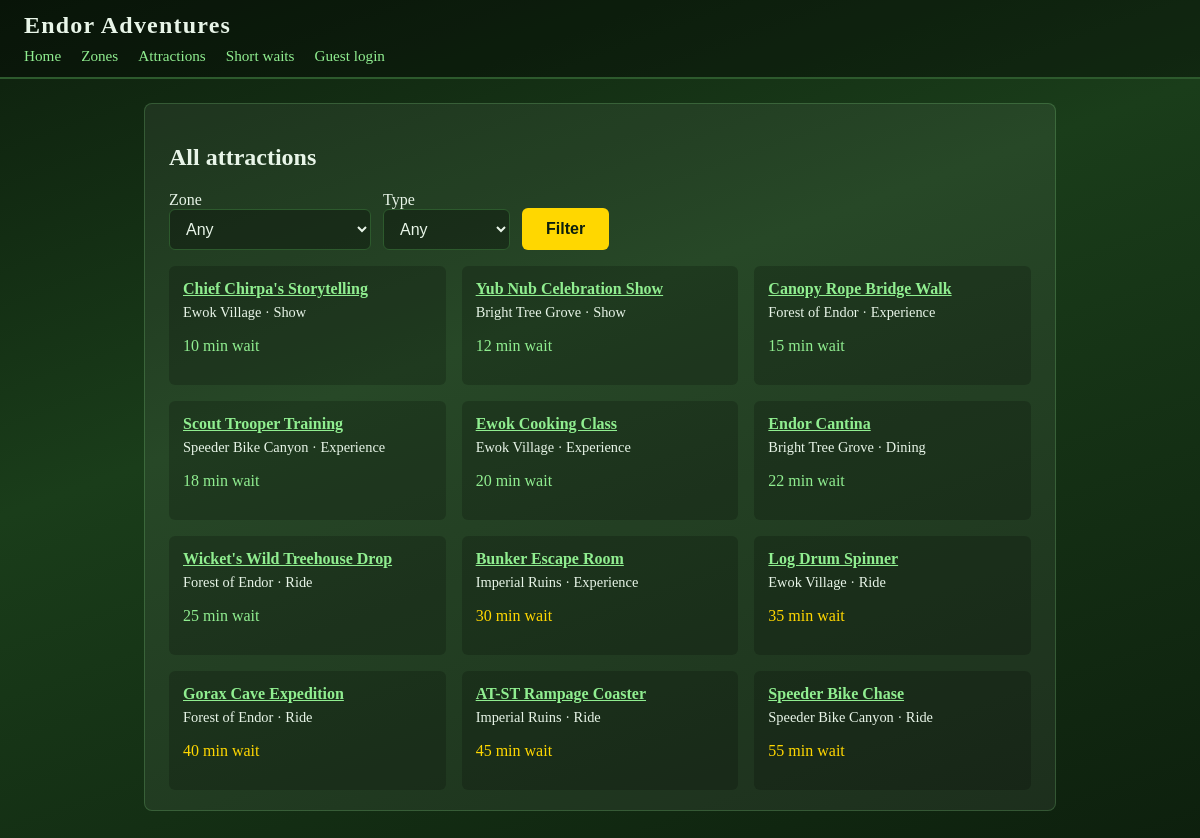
The page /attractions/ on the database its author committed.
### fastpass/models.py (models this page shows, shortened)
class Attraction(models.Model):
    RIDE = 'ride'
    SHOW = 'show'
    EXPERIENCE = 'experience'
    DINING = 'dining'
    TYPE_CHOICES = [
        (RIDE, 'Ride'),
        (SHOW, 'Show'),
        (EXPERIENCE, 'Experience'),
        (DINING, 'Dining'),
    ]
    THRILL_CHOICES = [
        (1, 'Mild - All Ages'),
        (2, 'Moderate - Some Thrills'),
        (3, 'Thrilling - Not for the Faint of Heart'),
        (4, 'Extreme - Hold onto Your Ewok!'),
    ]
    name = models.CharField(max_length=200)
    description = models.TextField()
    attraction_type = models.CharField(
        max_length=20,
        choices=TYPE_CHOICES,
        default=RIDE
    )
    zone = models.ForeignKey(
        ThemeZone,
        on_delete=models.CASCADE,
        related_name='attractions'
    )
    thrill_level = models.IntegerField(choices=THRILL_CHOICES, default=1)
    min_height_cm = models.IntegerField(default=0)
    duration_minutes = models.IntegerField(default=5)
    current_wait_minutes = models.IntegerField(default=0)
    is_operational = models.BooleanField(default=True)
    fastpass_enabled = models.BooleanField(default=True)
    created_at = models.DateTimeField(auto_now_add=True)
    class Meta:
        ordering = ['zone', 'name']

class ThemeZone(models.Model):
    name = models.CharField(max_length=100)
    description = models.TextField()
    is_open = models.BooleanField(default=True)
    created_at = models.DateTimeField(auto_now_add=True)
    class Meta:
        ordering = ['name']

### fastpass/views.py (the view)
# urls.py: path('attractions/', views.attraction_list, name='attraction_list'),
def attraction_list(request):
    attractions = Attraction.objects.filter(is_operational=True)
    zone_id = request.GET.get('zone')
    attraction_type = request.GET.get('type')
    if zone_id:
        attractions = attractions.filter(zone_id=zone_id)
    if attraction_type:
        attractions = attractions.filter(attraction_type=attraction_type)
    attractions = attractions.order_by('current_wait_minutes')
    context = {
        'attractions': attractions,
        'zones': ThemeZone.objects.filter(is_open=True),
    }
    return render(request, 'fastpass/attraction_list.html', context)

### fastpass/templates/fastpass/attraction_list.html (shortened to what this page needs)
{% extends 'fastpass/base.html' %}
{% block content %}
<div class="card">
    <h2>All attractions</h2>
    <form method="get" style="margin: 16px 0; display: flex; flex-wrap: wrap; gap: 12px; align-items: end;">
        <div>
            <label for="zone">Zone</label><br>
            <select name="zone" id="zone" class="form-input" style="max-width: 220px;">
                <option value="">Any</option>
            </select>
        </div>
        <div>
            <label for="type">Type</label><br>
            <select name="type" id="type" class="form-input" style="max-width: 160px;">
                <option value="">Any</option>
            </select>
        </div>
        <button type="submit">Filter</button>
    </form>
    <div class="grid">
        {% for a in attractions %}
        <div style="padding: 14px; background: rgba(0,0,0,0.2); border-radius: 6px;">
            <strong><a href="{% url 'fastpass:attraction_detail' a.pk %}">{{ a.name }}</a></strong>
            <p style="margin: 6px 0 0 0; font-size: 0.9rem;">{{ a.zone.name }} · {{ a.get_attraction_type_display }}</p>
            <p><span class="{% if a.current_wait_minutes < 30 %}wait-short{% elif a.current_wait_minutes < 60 %}wait-medium{% else %}wait-long{% endif %}">{{ a.current_wait_minutes }} min wait</span></p>
        </div>
        {% empty %}
        <p>No attractions match.</p>
        {% endfor %}
    </div>
</div>
{% endblock %}

### fastpass/templates/fastpass/base.html (style rules this page uses)
* { box-sizing: border-box; }
body { margin: 0; font-family: Georgia, 'Times New Roman', serif; background: linear-gradient(160deg, #0d1f0d 0%, #1a3d1a 40%, #0d1f0d 100%); color: #e8f5e8; min-height: 100vh; }
a { color: #90EE90; }
.card { background: rgba(255,255,255,0.06); border-radius: 8px; padding: 20px 24px; margin-bottom: 20px; border: 1px solid rgba(144,238,144,0.2); }
.grid { display: grid; grid-template-columns: repeat(auto-fill, minmax(220px, 1fr)); gap: 16px; }
.wait-short { color: #90EE90; }
.wait-medium { color: #FFD700; }
.form-input { width: 100%; max-width: 360px; padding: 10px 12px; border-radius: 6px; border: 1px solid #2d5a2d; background: rgba(0,0,0,0.3); color: #e8f5e8; font-size: 1rem; }
button, .btn { display: inline-block; padding: 12px 24px; background: #FFD700; color: #0d1f0d; border: none; border-radius: 6px; font-weight: bold; cursor: pointer; text-decoration: none; font-size: 1rem; }

### rows shown on the page
Attraction: name "Chief Chirpa's Storytelling", zone.name "Ewok Village", attraction_type "Show", current_wait_minutes "10"
Attraction: name "Yub Nub Celebration Show", zone.name "Bright Tree Grove", attraction_type "Show", current_wait_minutes "12"
Attraction: name "Canopy Rope Bridge Walk", zone.name "Forest of Endor", attraction_type "Experience", current_wait_minutes "15"
Attraction: name "Scout Trooper Training", zone.name "Speeder Bike Canyon", attraction_type "Experience", current_wait_minutes "18"
Attraction: name "Ewok Cooking Class", zone.name "Ewok Village", attraction_type "Experience", current_wait_minutes "20"
Attraction: name "Endor Cantina", zone.name "Bright Tree Grove", attraction_type "Dining", current_wait_minutes "22"
Attraction: name "Wicket's Wild Treehouse Drop", zone.name "Forest of Endor", attraction_type "Ride", current_wait_minutes "25"
Attraction: name "Bunker Escape Room", zone.name "Imperial Ruins", attraction_type "Experience", current_wait_minutes "30"
Attraction: name "Log Drum Spinner", zone.name "Ewok Village", attraction_type "Ride", current_wait_minutes "35"
Attraction: name "Gorax Cave Expedition", zone.name "Forest of Endor", attraction_type "Ride", current_wait_minutes "40"
Attraction: name "AT-ST Rampage Coaster", zone.name "Imperial Ruins", attraction_type "Ride", current_wait_minutes "45"
Attraction: name "Speeder Bike Chase", zone.name "Speeder Bike Canyon", attraction_type "Ride", current_wait_minutes "55"
